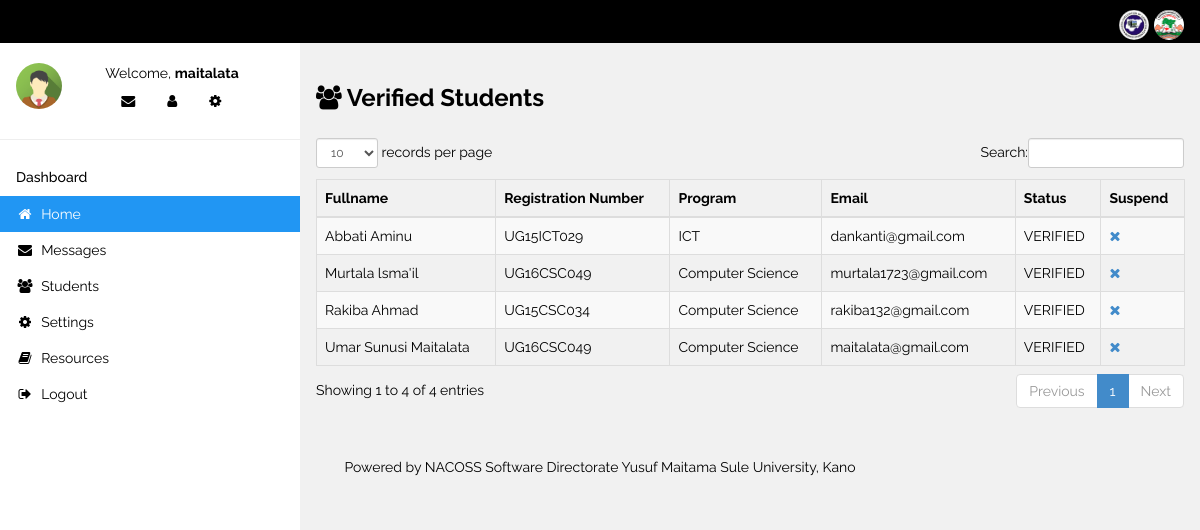
/admin/verified.php (signed in), run on the app's committed database.
### tables this page shows
CREATE TABLE `students` (
  `id` int(11) NOT NULL AUTO_INCREMENT,
  `fullname` varchar(100) NOT NULL,
  `regNo` varchar(10) NOT NULL,
  `programme` varchar(50) NOT NULL,
  `email` varchar(60) NOT NULL,
  `username` varchar(20) NOT NULL,
  `password` varchar(60) NOT NULL,
  `status` varchar(20) NOT NULL DEFAULT 'PENDING',
  PRIMARY KEY (`id`)
);

### admin/verified.php (the view, shortened to what this page needs)
<?php
include("../includes/connect.inc.php");
$query = $db->query("SELECT * FROM students WHERE status='VERIFIED'");
?>
<!DOCTYPE html>
<html>
<link rel="stylesheet" href="../css/w3.css">
<link rel="stylesheet" href="../css/w3-theme-blue-grey.css">
<link rel="stylesheet" href="../font-awesome-4.7.0/css/font-awesome.min.css">
<link href="assets/css/bootstrap.css" rel="stylesheet" />
    <link href="assets/js/dataTables/dataTables.bootstrap.css" rel="stylesheet" />
<body class="w3-light-grey">
<?php include("../includes/admin_header.inc.php"); ?>
<?php include("../includes/admin_side_bar.inc.php"); ?>
<div class="w3-main" style="margin-left:300px;margin-top:43px;">
  <header class="w3-container" style="padding-top:22px">
    <h3><b><i class="fa fa-users"></i> Verified Students</b></h3>
  </header>
	<div class="w3-panel">
		 <div class="table-responsive">
			<table class="table table-striped table-bordered table-hover" id="dataTables-example">
               <thead>
                  <tr>
                     <th>Fullname</th>
                     <th>Registration Number</th>
					           <th>Program</th>
                     <th>Email</th>
                     <th>Status</th>
                     <th>Suspend</th>
                  </tr>
				</thead>
				<tbody>
					<?php
						while($row = $query->fetch_array()){
								echo "<tr>
									<td>".$row['fullname']."</td>
									<td>".$row['regNo']."</td>
									<td>".$row['programme']."</td>
									<td>".$row['email']."</td>
									<td>".$row['status']."</td>
                  <td><a href='suspend.php?id=".$row['id']."'><i class='fa fa-times'></i></a></td>
									</tr>";
							}
					?>
                </tbody>
			</table>
          </div>
    </div>
 </div>
<?php include("../includes/admin_footer.inc.php"); ?>
</body>
</html>

### css/w3.css (style rules this page uses)
html { box-sizing:border-box }
*,*:before,*:after { box-sizing:inherit }
html { -ms-text-size-adjust:100%;-webkit-text-size-adjust:100% }
body { margin:0 }
article,aside,details,figcaption,figure,footer,header,main,menu,nav,section,summary { display:block }
a { background-color:transparent;-webkit-text-decoration-skip:objects }
html,body { font-family:Verdana,sans-serif;font-size:15px;line-height:1.5 }
html { overflow-x:hidden }
h3 { font-size:24px }
h1,h2,h3,h4,h5,h6 { font-family:"Segoe UI",Arial,sans-serif;font-weight:400;margin:10px 0 }
a { color:inherit }
.w3-main,#main { transition:margin-left .4s }
.w3-container:after,.w3-container:before,.w3-panel:after,.w3-panel:before,.w3-row:after,.w3-row:before,.w3-row-padding:after,.w3-row-padding:before, .w3-cell-row:before,.w3-cell-row:after,.w3-clear:after,.w3-clear:before,.w3-bar:before,.w3-bar:after { content:"";display:table;clear:both }
.w3-container,.w3-panel { padding:0.01em 16px }
.w3-panel { margin-top:16px;margin-bottom:16px }
.w3-light-grey,.w3-hover-light-grey:hover,.w3-light-gray,.w3-hover-light-gray:hover { color:#000!important;background-color:#f1f1f1!important }

### admin/verified.php (style rules this page uses)
html,body,h1,h2,h3,h4,h5 { font-family: "Raleway", sans-serif }

### data on the page
students: fullname "Umar Sunusi Maitalata", regNo "UG16CSC049", programme "Computer Science", email "maitalata@gmail.com", status "VERIFIED"
students: fullname "Rakiba Ahmad", regNo "UG15CSC034", programme "Computer Science", email "rakiba132@gmail.com", status "VERIFIED"
students: fullname "Murtala lsma'il", regNo "UG16CSC049", programme "Computer Science", email "murtala1723@gmail.com", status "VERIFIED"
students: fullname "Abbati Aminu", regNo "UG15ICT029", programme "ICT", email "dankanti@gmail.com", status "VERIFIED"

### other printed values
$user "maitalata"
